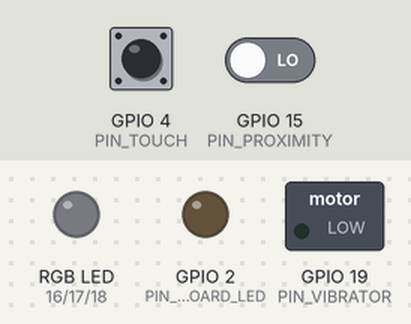
A program run on a simulated ESP32. Shown: switched loads named in the program (green lamp = pin HIGH), an RGB LED mixed from three pins (HIGH = lit), output pins drawn as LEDs (lit = HIGH). The test bench sets the inputs (shaded band); at power-on: GPIO 4 (PIN_TOUCH) HIGH, GPIO 15 (PIN_PROXIMITY) LOW. Dim RGB values are drawn brighter than linear; WiFi joins after 1.5 s; servers stay silent unless stated; uploads are accepted with an empty reply; what the program prints to the serial monitor is not drawn.

Above: at 0.3 s.
At 2.9 s:
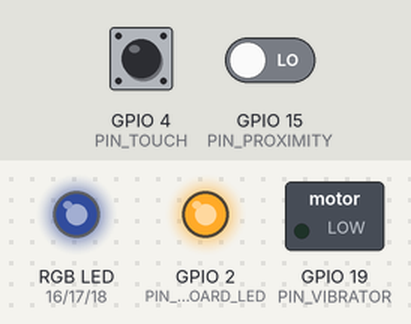
3.0 s: GPIO 4 (PIN_TOUCH) pulled LOW for 0.15 s
9.1 s: GPIO 15 (PIN_PROXIMITY) driven HIGH
12.6 s: GPIO 15 (PIN_PROXIMITY) driven LOW
Timing chart, 0 to 22.1 s (numbered marks = the images above; inputs shaded):
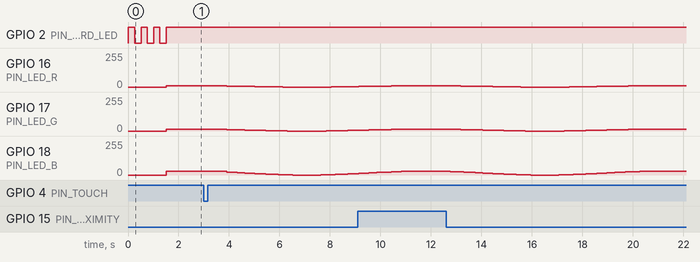

The program:

main.cpp
```cpp
/*
 Sobre la arquitectura pensada:
  El ESP32 actúa como CLIENTE HTTP del backend Flask.
  NO es un servidor que recibe programas; es el hardware
  físico del tótem que detecta sensores y controla luces.

  FLUJO:

  1. Conectar a WiFi
  2. Cada 2s: lee sensor de proximidad (IR / ultrasonido)
     Si detecta persona cerca: POST /proximity {active:true}
     Si se aleja:              POST /proximity {active:false}
     El backend cambia totem_state de "idle" a "active"
     El ESP32 sube la intensidad de los LEDs

  3. Continuamente: lee sensor táctil capacitivo (touch)
     Si se detecta contacto:  POST /touch
     El backend marca pending_checkin = true
     La app web (o el propio ESP32) ejecuta el check-in

  4. Cada 10s: GET /status
     Recibe: days, totem_state, today_message, pending_checkin
     Si pending_checkin es true y no se ha hecho hoy:
     POST /checkin → registra el día
     Actualiza LEDs y vibración según totem_state

  5. Sirve GET /health localmente para diagnóstico

  ENDPOINTS QUE CONSUME DEL BACKEND:
  ─────────────────────────────────────────────────────────
  POST /touch         avisa contacto del sensor táctil
  POST /proximity     avisa presencia / ausencia
  POST /checkin       registra un día de continuidad
  GET  /status        obtiene estado global (días, estado)
  GET  /today_message mensaje motivacional del día

  HARDWARE (ajusta los pines a tu circuito):
  ─────────────────────────────────────────────────────────
  GPIO 4  (T0)    Sensor táctil capacitivo (toca la parte superior)
  GPIO 15         Sensor de proximidad (digital: HIGH=detectado)
  GPIO 16         LED RGB - canal Rojo
  GPIO 17         LED RGB - canal Verde
  GPIO 18         LED RGB - canal Azul
  GPIO 19        Motor vibrador
  GPIO 2         LED integrado (indicador WiFi)
*/

#include <Arduino.h>
#include <WiFi.h>
#include <HTTPClient.h>
#include <WebServer.h>
#include <ArduinoJson.h>
#include <ESPmDNS.h>

// ═══════════════════════════════════════════════════════
// cambiar esto
// ═══════════════════════════════════════════════════════
const char* ssid       = "PuntaPaintillaPlus";
const char* password   = "1pasl24pkdsl";
const char* hostname   = "esp32-dev";

//ip
String BACKEND_URL     = "http://192.168.1.100:5000";

// ═══════════════════════════════════════════════════════
// PINES DE HARDWARE (CAMBIAR ESTO)
// ═══════════════════════════════════════════════════════
#define PIN_TOUCH       4     // T0 — sensor táctil capacitivo
#define PIN_PROXIMITY   15    // sensor de proximidad (digital)
#define PIN_LED_R       16    // LED RGB rojo
#define PIN_LED_G       17    // LED RGB verde
#define PIN_LED_B       18    // LED RGB azul
#define PIN_VIBRATOR    19    // motor vibrador
#define PIN_ONBOARD_LED 2     // LED integrado en la placa

// Umbral del sensor táctil (menor = más sensible)
#define TOUCH_THRESHOLD 40

// ═══════════════════════════════════════════════════════
// CANALES PWM
// ═══════════════════════════════════════════════════════
#define CH_R  0
#define CH_G  1
#define CH_B  2
#define CH_VIB 3
#define PWM_FREQ  5000
#define PWM_RES   8     // 0-255

// ═══════════════════════════════════════════════════════
// ESTADOS DEL TÓTEM — colores y vibración
// ═══════════════════════════════════════════════════════
struct TotemVisual {
  uint8_t r, g, b;        // color LED
  uint8_t vibIntensity;   // 0-255
  uint16_t vibDuration;   // ms por pulso
  uint16_t vibPause;      // ms entre pulsos
};

// Cada estado tiene su patrón visual y háptico
const TotemVisual VISUAL_IDLE        = {  10,  15,  30,   0,    0,    0 };  // azul tenue
const TotemVisual VISUAL_ACTIVE      = { 255, 140,  30,   0,    0,    0 };  // ámbar cálido
const TotemVisual VISUAL_CONTACT     = { 255,  60,   0, 180,  200,  300 };  // naranja + vibra
const TotemVisual VISUAL_RISK        = { 245, 158,  11, 100,  100, 2000 };  // amarillo + pulso lento
const TotemVisual VISUAL_CELEBRATION = { 168,  85, 247, 220,  150,  200 };  // púrpura + vibra burst

// ═══════════════════════════════════════════════════════
// ESTADO GLOBAL
// ═══════════════════════════════════════════════════════
String totemState        = "idle";
int    currentDays       = 0;
String todayMessage      = "";
bool   proximityActive   = false;
bool   prevProximity     = false;
bool   touchDetected     = false;
bool   checkedInToday    = false;
unsigned long lastStatusPoll  = 0;
unsigned long lastProxCheck   = 0;
unsigned long lastVibToggle   = 0;
bool   vibOn                  = false;

// Servidor local para /health
WebServer localServer(80);

// ═══════════════════════════════════════════════════════
// FUNCIONES HTTP — comunicación con Flask
// ═══════════════════════════════════════════════════════

/**
 * POST genérico al backend. Retorna el JSON de respuesta.
 */
String httpPost(String endpoint, String jsonBody) {
  if (WiFi.status() != WL_CONNECTED) return "";

  HTTPClient http;
  http.begin(BACKEND_URL + endpoint);
  http.addHeader("Content-Type", "application/json");
  http.setTimeout(5000);

  int code = http.POST(jsonBody);
  String response = "";
  if (code > 0) {
    response = http.getString();
    Serial.printf("[POST %s] %d\n", endpoint.c_str(), code);
  } else {
    Serial.printf("[POST %s] ERROR: %s\n", endpoint.c_str(), http.errorToString(code).c_str());
  }
  http.end();
  return response;
}

/**
 * GET genérico al backend. Retorna el JSON de respuesta.
 */
String httpGet(String endpoint) {
  if (WiFi.status() != WL_CONNECTED) return "";

  HTTPClient http;
  http.begin(BACKEND_URL + endpoint);
  http.setTimeout(5000);

  int code = http.GET();
  String response = "";
  if (code > 0) {
    response = http.getString();
    Serial.printf("[GET  %s] %d\n", endpoint.c_str(), code);
  } else {
    Serial.printf("[GET  %s] ERROR: %s\n", endpoint.c_str(), http.errorToString(code).c_str());
  }
  http.end();
  return response;
}


/**
 * Llama a POST /proximity cuando el sensor cambia de estado.
 * El backend cambia totem_state: idle ↔ active
 */
void notifyProximity(bool active) {
  String body = active ? "{\"active\":true}" : "{\"active\":false}";
  String resp = httpPost("/proximity", body);

  // Parsear respuesta para obtener el nuevo estado
  StaticJsonDocument<256> doc;
  if (!deserializeJson(doc, resp)) {
    totemState = doc["totem_state"] | totemState.c_str();
  }
  Serial.printf("Proximidad: %s → estado: %s\n",
    active ? "DETECTADO" : "LIBRE", totemState.c_str());
}

/**
 * Llama a POST /touch cuando el sensor táctil detecta contacto.
 * El backend marca pending_checkin = true.
 */
void notifyTouch() {
  String resp = httpPost("/touch", "{}");

  StaticJsonDocument<256> doc;
  if (!deserializeJson(doc, resp)) {
    totemState = doc["totem_state"] | "contact";
  }
  Serial.println("TOQUE detectado → estado: contact");
}

/**
 * Llama a POST /checkin para registrar el día.
 * El backend suma un día, detecta hitos, devuelve el nuevo estado.
 */
void doCheckin() {
  String resp = httpPost("/checkin", "{}");

  StaticJsonDocument<512> doc;
  if (!deserializeJson(doc, resp)) {
    bool ok = doc["ok"] | false;
    if (ok) {
      currentDays   = doc["days"] | currentDays;
      totemState    = doc["totem_state"] | "active";
      checkedInToday = true;
      bool milestone = doc["milestone"] | false;

      Serial.printf("CHECK-IN OK → día %d%s\n", currentDays,
        milestone ? " ★ HITO" : "");

      // Vibración de confirmación: 2 pulsos cortos
      vibratePattern(2, 150, 100);

      if (milestone) {
        totemState = "celebration";
        // Vibración de celebración: 5 pulsos rápidos
        vibratePattern(5, 100, 80);
      }
    } else {
      Serial.printf("CHECK-IN rechazado: %s\n", (const char*)(doc["error"] | "ya registrado"));
    }
  }
}

/**
 * GET /status — sincroniza el estado global cada N segundos.
 * Si pending_checkin es true, ejecuta el check-in automático.
 */
void pollStatus() {
  String resp = httpGet("/status");
  if (resp.length() == 0) return;

  StaticJsonDocument<1024> doc;
  if (deserializeJson(doc, resp)) return;

  currentDays    = doc["days"]          | currentDays;
  totemState     = doc["totem_state"]   | totemState.c_str();
  todayMessage   = doc["today_message"] | "";
  bool pending   = doc["pending_checkin"] | false;

  // Si el backend tiene un check-in pendiente (activado por /touch)
  // y aún no hemos hecho check-in hoy → ejecutar
  if (pending && !checkedInToday) {
    Serial.println("Check-in pendiente detectado → ejecutando...");
    doCheckin();
  }

  Serial.printf("STATUS → días=%d, estado=%s\n", currentDays, totemState.c_str());
}

/*para cosas de hardware:*/

/**
 * Establece el color del LED RGB usando PWM.
 */
void setLED(uint8_t r, uint8_t g, uint8_t b) {
  ledcWrite(CH_R, r);
  ledcWrite(CH_G, g);
  ledcWrite(CH_B, b);
}

/**
 * Efecto de respiración: sube y baja la intensidad.
 * Se llama en cada iteración del loop, usa millis() para no bloquear.
 */
void breatheLED(uint8_t r, uint8_t g, uint8_t b) {
  float phase = (sin(millis() / 1500.0) + 1.0) / 2.0;  // 0.0 - 1.0
  setLED((uint8_t)(r * phase), (uint8_t)(g * phase), (uint8_t)(b * phase));
}

/**
 * Patrón de vibración: N pulsos con duración y pausa (bloqueante).
 * Usada para feedback puntual (check-in confirmado, hito).
 */
void vibratePattern(int pulses, int onMs, int offMs) {
  for (int i = 0; i < pulses; i++) {
    ledcWrite(CH_VIB, 200);
    delay(onMs);
    ledcWrite(CH_VIB, 0);
    if (i < pulses - 1) delay(offMs);
  }
}

/**
 * Vibración no-bloqueante según el estado actual.
 * Se llama en cada iteración del loop.
 */
void updateVibration(const TotemVisual& v) {
  if (v.vibIntensity == 0) {
    ledcWrite(CH_VIB, 0);
    return;
  }
  unsigned long now = millis();
  if (vibOn) {
    if (now - lastVibToggle >= v.vibDuration) {
      ledcWrite(CH_VIB, 0);
      vibOn = false;
      lastVibToggle = now;
    }
  } else {
    if (now - lastVibToggle >= v.vibPause) {
      ledcWrite(CH_VIB, v.vibIntensity);
      vibOn = true;
      lastVibToggle = now;
    }
  }
}

/**
 * Actualiza LEDs y vibración según totemState.
 * Se llama en cada iteración del loop.
 */
void updateOutputs() {
  TotemVisual v;

  if      (totemState == "idle")        v = VISUAL_IDLE;
  else if (totemState == "active")      v = VISUAL_ACTIVE;
  else if (totemState == "contact")     v = VISUAL_CONTACT;
  else if (totemState == "risk")        v = VISUAL_RISK;
  else if (totemState == "celebration") v = VISUAL_CELEBRATION;
  else                                  v = VISUAL_IDLE;

  // LEDs: respiración para estados pasivos, fijo para contacto/celebración
  if (totemState == "idle" || totemState == "risk") {
    breatheLED(v.r, v.g, v.b);
  } else {
    setLED(v.r, v.g, v.b);
  }

  // Vibración no-bloqueante
  updateVibration(v);
}

//codigo para sensores
/**
 * Lee el sensor táctil capacitivo (T0 = GPIO4).
 * Retorna true si el valor está por debajo del umbral.
 */
bool readTouch() {
  int val = touchRead(PIN_TOUCH);
  return val < TOUCH_THRESHOLD;
}

/**
 * Lee el sensor de proximidad (digital).
 * Ajusta la lógica según tu sensor (HIGH o LOW = detectado).
 */
bool readProximity() {
  return digitalRead(PIN_PROXIMITY) == HIGH;
}

//endpoint /health para diagnostico del totem

void handleLocalHealth() {
  localServer.sendHeader("Access-Control-Allow-Origin", "*");

  StaticJsonDocument<512> doc;
  doc["ok"]             = true;
  doc["device"]         = "EMBER Totem ESP32";
  doc["ip"]             = WiFi.localIP().toString();
  doc["rssi"]           = WiFi.RSSI();
  doc["backend"]        = BACKEND_URL;
  doc["totem_state"]    = totemState;
  doc["days"]           = currentDays;
  doc["proximity"]      = proximityActive;
  doc["checked_today"]  = checkedInToday;
  doc["uptime_sec"]     = millis() / 1000;
  doc["today_message"]  = todayMessage;

  String out;
  serializeJson(doc, out);
  localServer.send(200, "application/json", out);
}

//SETUPPPPPP
void setup() {
  Serial.begin(115200);
  Serial.println("\n══════════════════════════════");
  Serial.println("  EMBER Totem — Iniciando...");
  Serial.println("══════════════════════════════");

  // — Configurar pines —
  pinMode(PIN_ONBOARD_LED, OUTPUT);
  pinMode(PIN_PROXIMITY, INPUT);

  // — Configurar canales PWM —
  ledcSetup(CH_R,   PWM_FREQ, PWM_RES);
  ledcSetup(CH_G,   PWM_FREQ, PWM_RES);
  ledcSetup(CH_B,   PWM_FREQ, PWM_RES);
  ledcSetup(CH_VIB, PWM_FREQ, PWM_RES);

  ledcAttachPin(PIN_LED_R,    CH_R);
  ledcAttachPin(PIN_LED_G,    CH_G);
  ledcAttachPin(PIN_LED_B,    CH_B);
  ledcAttachPin(PIN_VIBRATOR, CH_VIB);

  // — Conexión WiFi —
  WiFi.setHostname(hostname);
  WiFi.begin(ssid, password);
  Serial.printf("Conectando a %s", ssid);

  while (WiFi.status() != WL_CONNECTED) {
    digitalWrite(PIN_ONBOARD_LED, HIGH);
    delay(250);
    digitalWrite(PIN_ONBOARD_LED, LOW);
    delay(250);
    Serial.print(".");
  }
  digitalWrite(PIN_ONBOARD_LED, HIGH);
  Serial.printf("\nConectado! IP: %s\n", WiFi.localIP().toString().c_str());

  // — mDNS —
  if (MDNS.begin(hostname)) {
    Serial.printf("mDNS: http://%s.local/\n", hostname);
  }

  // — Servidor local /health —
  localServer.on("/health", HTTP_GET, handleLocalHealth);
  localServer.begin();
  Serial.println("Servidor local iniciado en :80");

  // — Estado LED inicial: idle —
  setLED(VISUAL_IDLE.r, VISUAL_IDLE.g, VISUAL_IDLE.b);

  // — Primera sincronización —
  Serial.printf("Backend: %s\n", BACKEND_URL.c_str());
  pollStatus();

  Serial.println("══════════════════════════════");
  Serial.println("  EMBER listo. Esperando...");
  Serial.println("══════════════════════════════\n");
}

///MAINLOOOOOOP************************************
void loop() {
  unsigned long now = millis();

  // — Atender servidor local —
  localServer.handleClient();

  // — SENSOR DE PROXIMIDAD: cada 2 segundos —
  if (now - lastProxCheck >= 2000) {
    lastProxCheck = now;
    proximityActive = readProximity();

    // Solo notificar al backend cuando CAMBIA el estado
    if (proximityActive != prevProximity) {
      notifyProximity(proximityActive);
      prevProximity = proximityActive;
    }
  }

  // — SENSOR TÁCTIL: lectura continua con debounce —
  bool touching = readTouch();
  if (touching && !touchDetected) {
    touchDetected = true;
    Serial.println(">>> Toque detectado!");
    notifyTouch();

    // Si aún no ha hecho check-in hoy, hacerlo directamente
    if (!checkedInToday) {
      delay(500);  // breve pausa para feedback visual
      doCheckin();
    }
  }
  if (!touching) {
    touchDetected = false;  // reset cuando suelta
  }

  // — POLL STATUS: cada 10 segundos —
  if (now - lastStatusPoll >= 10000) {
    lastStatusPoll = now;
    pollStatus();
  }

  // — ACTUALIZAR SALIDAS (LEDs + vibración) —
  updateOutputs();

  // — Reset diario a medianoche (simple) —
  // Cuando el backend devuelva days=0 tras un reset,
  // checkedInToday se limpia en pollStatus si pending es false y days es 0
  // Para el reset por cambio de día, basta con que el backend
  // rechace duplicados y el ESP32 re-sincronice.

  delay(20);  // ~50 Hz loop
}
```
